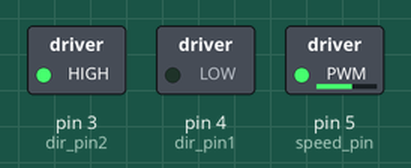
Simulated run of this sketch. Board: Arduino Uno, built with avr-gcc and run on an emulated ATmega328P. Shown: switched loads named in the sketch (green lamp = pin HIGH).

Above: at 0.1 s.
Timing chart, 0 to 1.6 s (numbered marks = the images above):
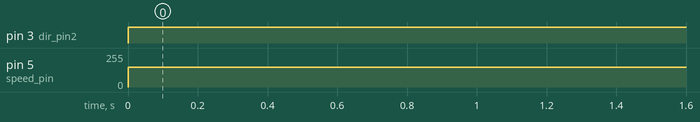

Measured:
- by itself, pin 3 (dir_pin2): LOW → HIGH at 0.00 s
- by itself, pin 5 (speed_pin): 0/255 → 150/255 at 0.00 s

The sketch:

Tutorial_37_1_Controlling_DC_Motor_Direction.ino
```cpp
// controlling DC Motor Direction

// note: run one motor
int speed_pin = 5;
int dir_pin1 = 4;
int dir_pin2 = 3;
int motor_speed = 150 ; // 0 -> stop, 255 -> max speed

void setup() {
  // put your setup code here, to run once:

  pinMode(speed_pin, OUTPUT);
  pinMode(dir_pin1, OUTPUT);
  pinMode(dir_pin2, OUTPUT);

  Serial.begin(9600);

}

void loop() {
  // put your main code here, to run repeatedly:

  // set direction -> CW

  // direction CW -> IN1 = LOW, IN2 = HIGH
  // direction CCW -> IN1 = HIGH, IN2 = LOW
  digitalWrite(dir_pin1, LOW);
  digitalWrite(dir_pin2, HIGH);

  // turn on the DC Motor, set a speed
  analogWrite(speed_pin, motor_speed);

}
```
